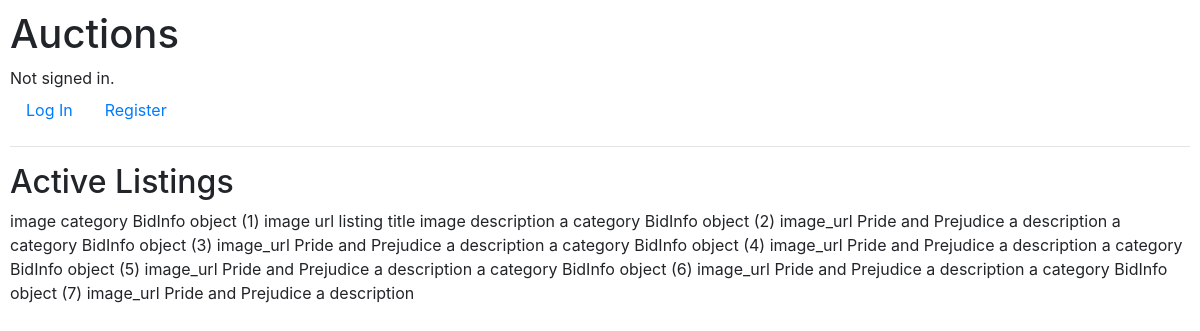
The page / on the database its author committed.
### auctions/models.py (models this page shows)
class Listing(models.Model):
    title = models.CharField(max_length=300, blank=True, null=True)
    description = models.CharField(max_length=300, blank=True, null=True)
    category = models.CharField(max_length=300, blank=True, null=True)
    comment = models.ForeignKey(Comment, on_delete=models.CASCADE)
    bidinfo = models.ForeignKey(BidInfo, on_delete=models.CASCADE)
    image_url = models.CharField(max_length=300, blank=True, null=True)
    listed = models.BooleanField(default=True)
    objects = ListingManager()

class BidInfo(models.Model):
    min_bid = models.IntegerField(default=0)
    current_bid = models.IntegerField(default=0)
    objects = BidInfoManager()

### auctions/views.py (the view)
# urls.py: path("", views.index, name="index"),
def index(request):
    if request.method == "POST":
        name = request.POST["name"]
        new_listing = Listing.objects.create_listing("Pride and Prejudice",
        "a description", "a category", "some comment", 100,"image_url", True)
        list = Listing.objects.all()
        return render(request, "auctions/index.html", {"listings": list})
    else:
        list = Listing.objects.all()
        return render(request, "auctions/index.html", {"listings": list})

### auctions/templates/auctions/index.html (shortened to what this page needs)
{% extends "auctions/layout.html" %}
{% block body %}
<h2>Active Listings</h2>
{% for listing in listings %}
  {{listing.category}}
  {{listing.bidinfo}}
  {{listing.image_url}}
  {{listing.title}}
  {{listing.description}}
  {% endfor %}
{% endblock %}

### auctions/templates/auctions/layout.html (shortened to what this page needs)
{% load static %}
<!DOCTYPE html>
<html lang="en">
    <head>
        <link rel="stylesheet" href="https://stackpath.bootstrapcdn.com/bootstrap/4.4.1/css/bootstrap.min.css">
        <link href="{% static 'auctions/styles.css' %}" rel="stylesheet">
    </head>
    <body>
        <h1>Auctions</h1>
        <div>
            {% if user.is_authenticated %}
                Signed in as <strong>{{ user.username }}</strong>.
            {% else %}
                Not signed in.
            {% endif %}
        </div>
        <ul class="nav">
            {% if user.is_authenticated %}
                <li class="nav-item">
                    <a class="nav-link" href="{% url 'logout' %}">Log Out</a>
                </li>
            {% else %}
                <li class="nav-item">
                    <a class="nav-link" href="{% url 'login' %}">Log In</a>
                </li>
                <li class="nav-item">
                    <a class="nav-link" href="{% url 'register' %}">Register</a>
                </li>
            {% endif %}
        </ul>
        <hr>
        {% block body %}
        {% endblock %}
    </body>
</html>

### auctions/static/auctions/styles.css (style rules this page uses)
body { padding: 10px; }

### rows shown on the page
Listing: category "image category", bidinfo "BidInfo object (1)", image_url "image url", title "listing title", description "image description"
Listing: category "a category", bidinfo "BidInfo object (2)", image_url "image_url", title "Pride and Prejudice", description "a description"
Listing: category "a category", bidinfo "BidInfo object (3)", image_url "image_url", title "Pride and Prejudice", description "a description"
Listing: category "a category", bidinfo "BidInfo object (4)", image_url "image_url", title "Pride and Prejudice", description "a description"
Listing: category "a category", bidinfo "BidInfo object (5)", image_url "image_url", title "Pride and Prejudice", description "a description"
Listing: category "a category", bidinfo "BidInfo object (6)", image_url "image_url", title "Pride and Prejudice", description "a description"
Listing: category "a category", bidinfo "BidInfo object (7)", image_url "image_url", title "Pride and Prejudice", description "a description"
